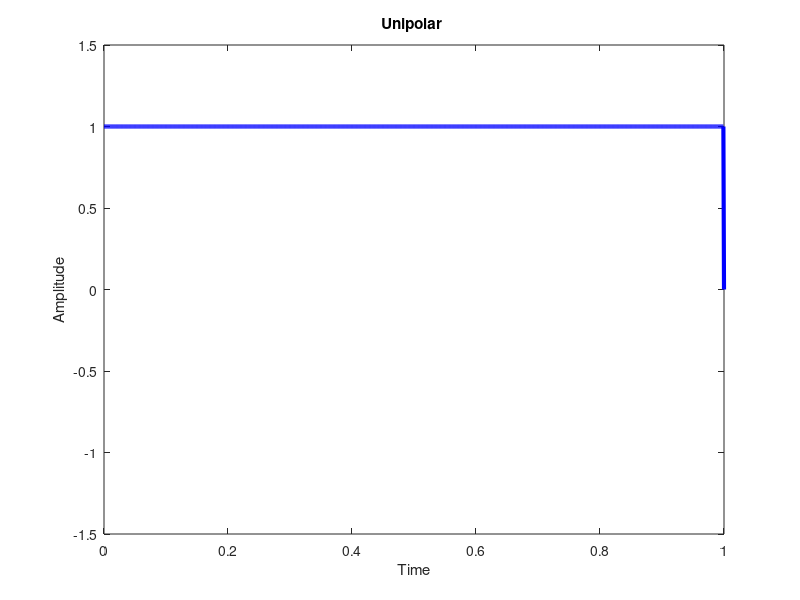

Reproduce this figure in MATLAB.
bits = input('prompt');
bitrate = 1;
n = 1000;
T = length(bits)/bitrate;
N = n*length(bits);
dt = T/N;
t = 0:dt:T;
x = zeros(1,length(t));
lastbit = 1;
% Create a UI figure
figure('Name', 'Encoding Schemes', 'Color', 'white', 'Position', [200 100 900 500]);
dlg_title= ' Welcome ';
prompt = ' Select Encoding Scheme: ';
encoding_options = {'Unipolar', 'Polar (NRZ-L, NRZ-L, RZ, Manchester, Differential Manchester)', 'Bipolar (AMI, Pseudoternary)', 'Multilevel'};
[encodingSchemeIndex,~] = listdlg('PromptString',prompt,'SelectionMode','single','ListString',encoding_options,'Name',dlg_title);
switch encodingSchemeIndex
case 1
% Unipolar
for i = 1:length(bits)
if bits(i) == 0
x((i-1)*n+1:i*n) = 0;
else
x((i-1)*n+1:i*n) = lastbit;
%lastbit = lastbit; % Transition the voltage for bit value 1
end
end
% Create axes for the plot
subplot(1, 1, 1);
plot(t, x, 'LineWidth', 3, 'Color', 'blue');
axis([0 T -1.5 1.5]);
title('Unipolar ');
xlabel('Time');
ylabel('Amplitude');
counter = 0;
lastbit = 1;
result = zeros(1, length(bits));
% Unipolar - Decode
for i = 1:length(t)
if t(i) > counter
counter = counter + 1;
if x(i) == 0
result(counter) = 0;
else
result(counter) = 1;
end
end
end
disp('Decode Result - Unipolar :');
disp(result);
case 2
% Polar (NRZ-L)
x = zeros(1,length(t));
lastbit = 1;
for i=1:length(bits)
if bits(i)==0
x((i-1)*n+1:i*n) = lastbit;
else
x((i-1)*n+1:i*n) = -lastbit;
%lastbit = lastbit; % Toggle the lastbit value for next bit
end
end
% Create axes for the plot
subplot(3, 2, 1);
plot(t, x, 'LineWidth', 3, 'Color', 'red');
axis([0 T -1.5 1.5]);
title('Polar (NRZ-L)');
xlabel('Time');
ylabel('Amplitude');
counter = 0;
lastbit = -1; % Start with negative voltage for the first bit
result = zeros(1, length(bits));
% Polar (NRZ-L) - Decode
for i = 1:length(t)
if t(i) > counter
counter = counter + 1;
if x(i) == lastbit
result(counter) = 1;
else
result(counter) = 0;
end
end
end
disp('Decode Result - Polar (NRZ-L):');
disp(result);
%Polar(NRZ-I)
x = zeros(1,length(t));
lastbit = 1;
for i=1:length(bits)
if bits(i)==0
x((i-1)*n+1:i*n) = lastbit ;
else
x((i-1)*n+1:i*n) = -lastbit ;
end
lastbit = x((i-1)*n+1);
end
subplot(3, 2, 2);
plot(t, x, 'Linewidth', 3);
axis([0 T -1.5 1.5]);
title('Polar (NRZ-I)');
xlabel('Time');
ylabel('Amplitude');
counter = 0;
lastbit = 1;
result = zeros(1, length(bits));
% Polar (NRZ-I) - Decode
for i = 1:length(t)
if t(i) > counter
counter = counter + 1;
if x(i) == lastbit;
result(counter) = 0;
else
result(counter) = 1;
end
lastbit = x(i);
end
end
disp('Decode Result - Polar (NRZ-I):');
disp(result);
% Polar (RZ)
x = zeros(1, length(t));
lastbit = 1;
for i = 1:length(bits)
if bits(i) == 0
x((i-1)*n+1:i*n-(n/2)) = -lastbit;
x(i*n-(n/2)+1:i*n) = 0;
else
x((i-1)*n+1:i*n-(n/2)) = 1;
x(i*n-(n/2)+1:i*n) = 0;
end
end
% Create axes for the plot
subplot(3, 2, 3);
plot(t, x, 'LineWidth', 3, 'Color', 'green');
axis([0 T -1.5 1.5]);
title('Polar (RZ)');
xlabel('Time');
ylabel('Amplitude');
counter = 0;
lastbit = -1; % Start with negative voltage for the first bit
result = zeros(1, length(bits));
% Polar (RZ) - Decode
for i = 1:length(t)
if t(i) > counter
counter = counter + 1;
if x(i) == lastbit
result(counter) = 0;
else
result(counter) = 1;
end
end
end
disp('Decode Result - Polar (RZ):');
disp(result);
% Polar (Manchester)
x = zeros(1, length(t));
lastbit = 1;
for i = 1:length(bits)
if bits(i) == 0
x((i-1)*n+1:i*n-(n/2)) = 1;
x(i*n-(n/2)+1:i*n) = -1;
else
x((i-1)*n+1:i*n-(n/2)) = -1;
x(i*n-(n/2)+1:i*n) = 1;
end
lastbit = -lastbit;
end
% Create axes for the plot
subplot(3, 2, 4);
plot(t, x, 'LineWidth', 3, 'Color', 'magenta');
axis([0 T -1.5 1.5]);
title('Polar (Manchester)');
xlabel('Time');
ylabel('Amplitude');
counter = 0;
lastbit = 1;
result = zeros(1, length(bits));
% Polar (Manchester) - Decode
for i = 1:length(t)
if t(i) > counter
counter = counter + 1;
if x(i) == lastbit
result(counter) = 0;
else
result(counter) = 1;
end
end
end
disp('Decode Result - Polar (Manchester):');
disp(result);
% Differential Manchester
x = zeros(1,length(t));
lastbit = 1;
for i=1:length(bits)
if bits(i)==0
x((i-1)*n+1:i*n-(n/2)) = -1;
x(i*n-(n/2)+1:i*n) = 1;
else
x((i-1)*n+1:i*n-(n/2)) = 1;
x(i*n-(n/2)+1:i*n) = -1;
end
lastbit = -lastbit;
end
% Create axes for the plot
subplot(3, 2, 5);
plot(t, x, 'LineWidth', 3, 'Color', 'blue');
axis([0 T -1.5 1.5]);
title('Differential Manchester');
xlabel('Time');
ylabel('Amplitude');
counter = 0;
lastbit = 1;
result = zeros(1, length(bits));
% Differential Manchester - Decode
for i = 1:length(t)
if t(i) > counter
counter = counter + 1;
if x(i) == lastbit
result(counter) = 1;
else
result(counter) = 0;
end
end
end
disp('Decode Result - Differential Manchester:');
disp(result);
case 3
% Bipolar (AMI)
x = zeros(1,length(t));
lastbit = 1;
voltage = 1;
for i=1:length(bits)
if bits(i)==0
x((i-1)*n+1:i*n) = 0;
else
x((i-1)*n+1:i*n) = lastbit * voltage;
lastbit = -lastbit;
end
end
% Create axes for the plot
subplot(2, 1, 1);
plot(t, x, 'LineWidth', 3, 'Color', 'cyan');
axis([0 T -1.5 1.5]);
title('Bipolar (AMI)');
xlabel('Time');
ylabel('Amplitude');
counter = 0;
lastbit = 1;
result = zeros(1, length(bits));
% Bipolar (AMI) - Decode
for i = 1:length(t)
if t(i) > counter
counter = counter + 1;
if x(i) == 0
result(counter) = 0;
else
result(counter) = 1;
end
end
end
disp('Decode Result - Bipolar (AMI):');
disp(result);
% Bipolar (Pseudoternary)
x = zeros(1,length(t));
lastbit = -1;
voltage = 1;
for i=1:length(bits)
if bits(i)==1
x((i-1)*n+1:i*n) = 0; % Zero voltage for bit 1
else
x((i-1)*n+1:i*n) = lastbit * voltage; % Alternating voltage for bit 0
lastbit = -lastbit;
end
end
% Create axes for the plot
subplot(2, 1, 2);
plot(t, x, 'LineWidth', 3, 'Color', 'blue');
axis([0 T -1.5 1.5]);
title('Bipolar (Pseudoternary)');
xlabel('Time');
ylabel('Amplitude');
counter = 0;
lastbit = 1;
result = zeros(1, length(bits));
% Bipolar (Pseudoternary) - Decode
for i = 1:length(t)
if t(i) > counter
counter = counter + 1;
if x(i) == 0
result(counter) = 1;
else
result(counter) = 0;
end
end
end
disp('Decode Result - Bipolar (Pseudoternary):');
disp(result);
case 4
% Define the multilevel signaling levels
levels = [-2 -1 0 1 2];
x = zeros(1,length(t));
lastbit = levels(1); % Initialize the lastbit with the first level
for i = 1:length(bits)
if bits(i) == 0
x((i-1)*n+1:i*n) = lastbit;
else
% Cycle through the levels
lastbit = levels(mod(i-1, length(levels)) + 1);
x((i-1)*n+1:i*n) = lastbit;
end
end
subplot(2, 1, 1);
plot(t, x, 'Linewidth', 3, 'Color', 'red');
axis([0 T -2.5 2.5]);
title('Multilevel Line Coding');
xlabel('Time');
ylabel('Amplitude');
counter = 0;
lastbit = levels(1); % Reset the lastbit to the first level
result = zeros(1, length(bits));
% Multilevel Line Coding - Decode
for i = 1:length(t)
if t(i) > counter
counter = counter + 1;
if x(i) == lastbit
result(counter) = 0;
else
result(counter) = 1;
end
lastbit = x(i);
end
end
disp('Decode Result - Multilevel Line Coding:');
disp(result);
end
